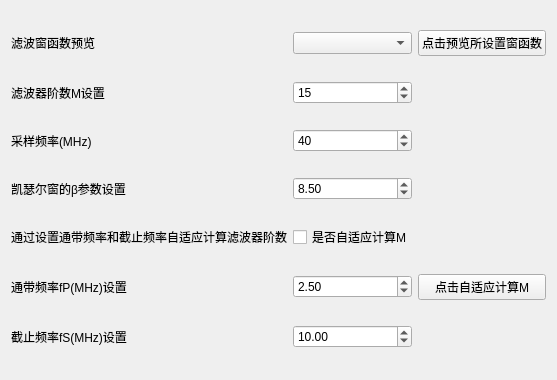
<?xml version="1.0" encoding="UTF-8"?>
<ui version="4.0">
 <class>FilterTool</class>
 <widget class="QWidget" name="FilterTool">
  <property name="geometry">
   <rect>
    <x>0</x>
    <y>0</y>
    <width>556</width>
    <height>380</height>
   </rect>
  </property>
  <property name="windowTitle">
   <string>Form</string>
  </property>
  <layout class="QGridLayout" name="gridLayout">
   <item row="0" column="3">
    <widget class="QPushButton" name="pushButton_preShowFilterWindow">
     <property name="text">
      <string>点击预览所设置窗函数</string>
     </property>
    </widget>
   </item>
   <item row="5" column="2">
    <widget class="QDoubleSpinBox" name="doubleSpinBox_FPass">
     <property name="maximum">
      <double>999.000000000000000</double>
     </property>
     <property name="singleStep">
      <double>0.100000000000000</double>
     </property>
     <property name="value">
      <double>2.500000000000000</double>
     </property>
    </widget>
   </item>
   <item row="6" column="2">
    <widget class="QDoubleSpinBox" name="doubleSpinBox_FStop">
     <property name="maximum">
      <double>9999.000000000000000</double>
     </property>
     <property name="singleStep">
      <double>0.100000000000000</double>
     </property>
     <property name="value">
      <double>10.000000000000000</double>
     </property>
    </widget>
   </item>
   <item row="3" column="1">
    <widget class="QLabel" name="label_4">
     <property name="text">
      <string>凯瑟尔窗的β参数设置</string>
     </property>
    </widget>
   </item>
   <item row="3" column="2">
    <widget class="QDoubleSpinBox" name="doubleSpinBox_beta">
     <property name="singleStep">
      <double>0.100000000000000</double>
     </property>
     <property name="value">
      <double>8.500000000000000</double>
     </property>
    </widget>
   </item>
   <item row="6" column="1">
    <widget class="QLabel" name="label_6">
     <property name="text">
      <string>截止频率fS(MHz)设置</string>
     </property>
    </widget>
   </item>
   <item row="5" column="1">
    <widget class="QLabel" name="label_5">
     <property name="text">
      <string>通带频率fP(MHz)设置</string>
     </property>
    </widget>
   </item>
   <item row="0" column="2">
    <widget class="QComboBox" name="comboBox_preShowFilterType"/>
   </item>
   <item row="2" column="2">
    <widget class="QSpinBox" name="spinBox_Fs">
     <property name="minimum">
      <number>1</number>
     </property>
     <property name="maximum">
      <number>9999</number>
     </property>
     <property name="value">
      <number>40</number>
     </property>
    </widget>
   </item>
   <item row="5" column="3">
    <widget class="QPushButton" name="pushButton_adjustM">
     <property name="text">
      <string>点击自适应计算M</string>
     </property>
    </widget>
   </item>
   <item row="1" column="2">
    <widget class="QSpinBox" name="spinBox_M">
     <property name="minimum">
      <number>1</number>
     </property>
     <property name="maximum">
      <number>4096</number>
     </property>
     <property name="value">
      <number>15</number>
     </property>
    </widget>
   </item>
   <item row="2" column="1">
    <widget class="QLabel" name="label_3">
     <property name="text">
      <string>采样频率(MHz)</string>
     </property>
    </widget>
   </item>
   <item row="0" column="1">
    <widget class="QLabel" name="label">
     <property name="text">
      <string>滤波窗函数预览</string>
     </property>
    </widget>
   </item>
   <item row="1" column="1">
    <widget class="QLabel" name="label_2">
     <property name="text">
      <string>滤波器阶数M设置</string>
     </property>
    </widget>
   </item>
   <item row="4" column="1">
    <widget class="QLabel" name="label_7">
     <property name="text">
      <string>通过设置通带频率和截止频率自适应计算滤波器阶数</string>
     </property>
    </widget>
   </item>
   <item row="4" column="2">
    <widget class="QCheckBox" name="checkBox">
     <property name="text">
      <string>是否自适应计算M</string>
     </property>
    </widget>
   </item>
  </layout>
 </widget>
 <resources/>
 <connections/>
</ui>
